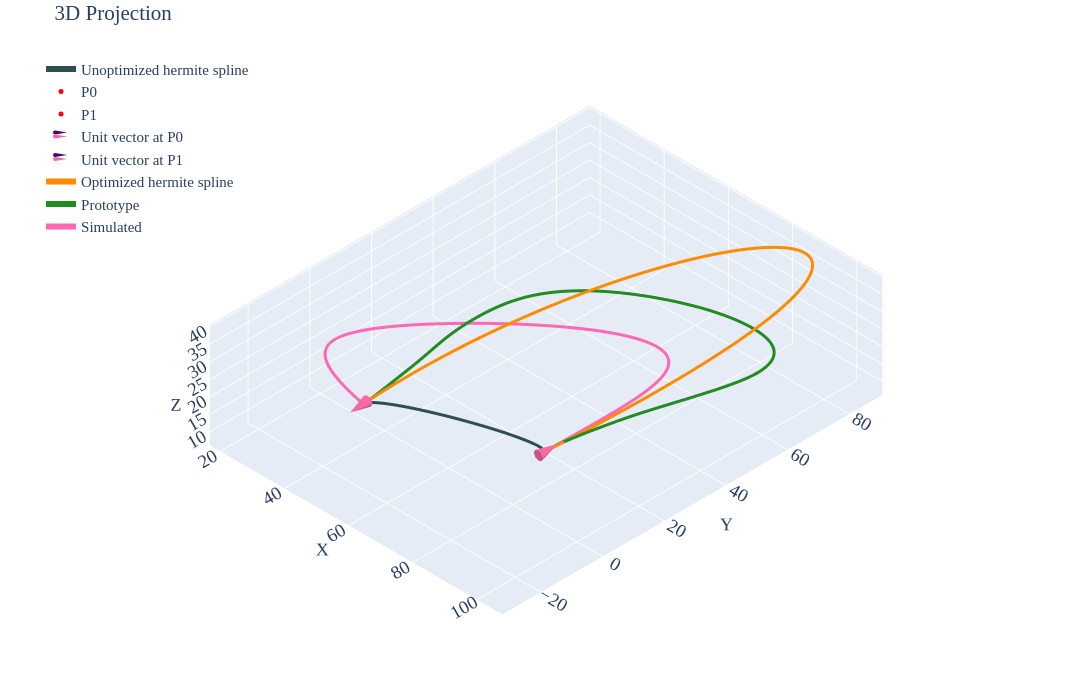

Notebook cell for this chart:
### Code cell
df=pd.read_csv('../data/2810/p1-case3.csv')
prt=df.iloc[10:,2:].reset_index(drop=True)
p0=df.iloc[5,2:].values.astype(float)   
p1=df.iloc[6,2:].values.astype(float)   
u0=df.iloc[8,2:].values.astype(float)   
u1=df.iloc[9,2:].values.astype(float)   
m0=df.iloc[2,1]                         
m1=df.iloc[3,1]                         
u0_init=u0*m0
u1_init=u1*m1
spl=utils.hermite(p0,p1,u0_init,u1_init,num_points=51)
spl_tgt=pd.read_csv('../data/2810/rev-opt/p1-case3-opt.csv').values
siml=pd.DataFrame(final_rod_position.T,columns=['X','Y','Z'])
siml.to_csv('data/p1-case3.csv',index=False)
utils.plotter(spl,p0,p1,u0_init,u1_init,tgt=spl_tgt,prt=prt.values,siml=siml.values,cne=6,intr='d',tgt_label='Optimized hermite spline')
